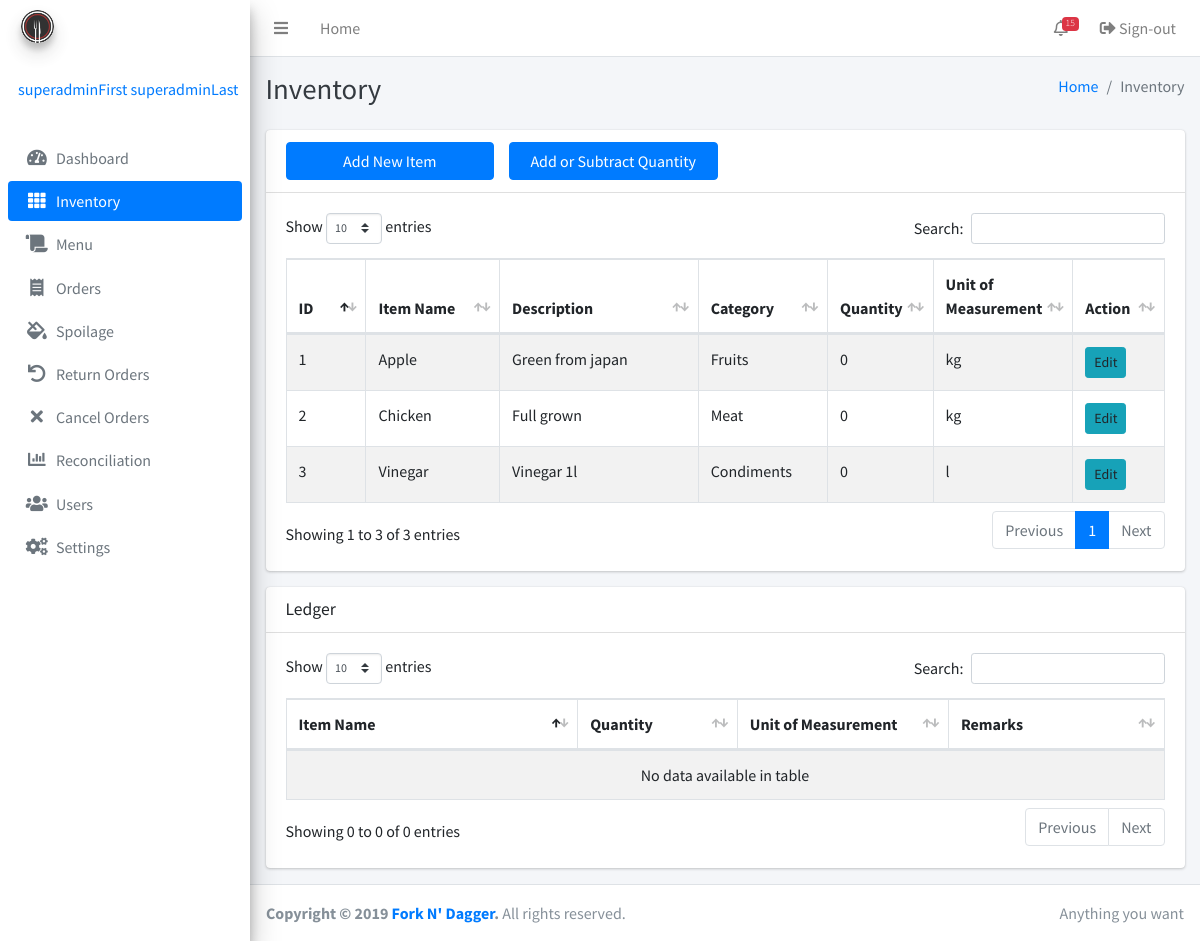
The page /inventory.php (signed in) on the database as committed earlier.
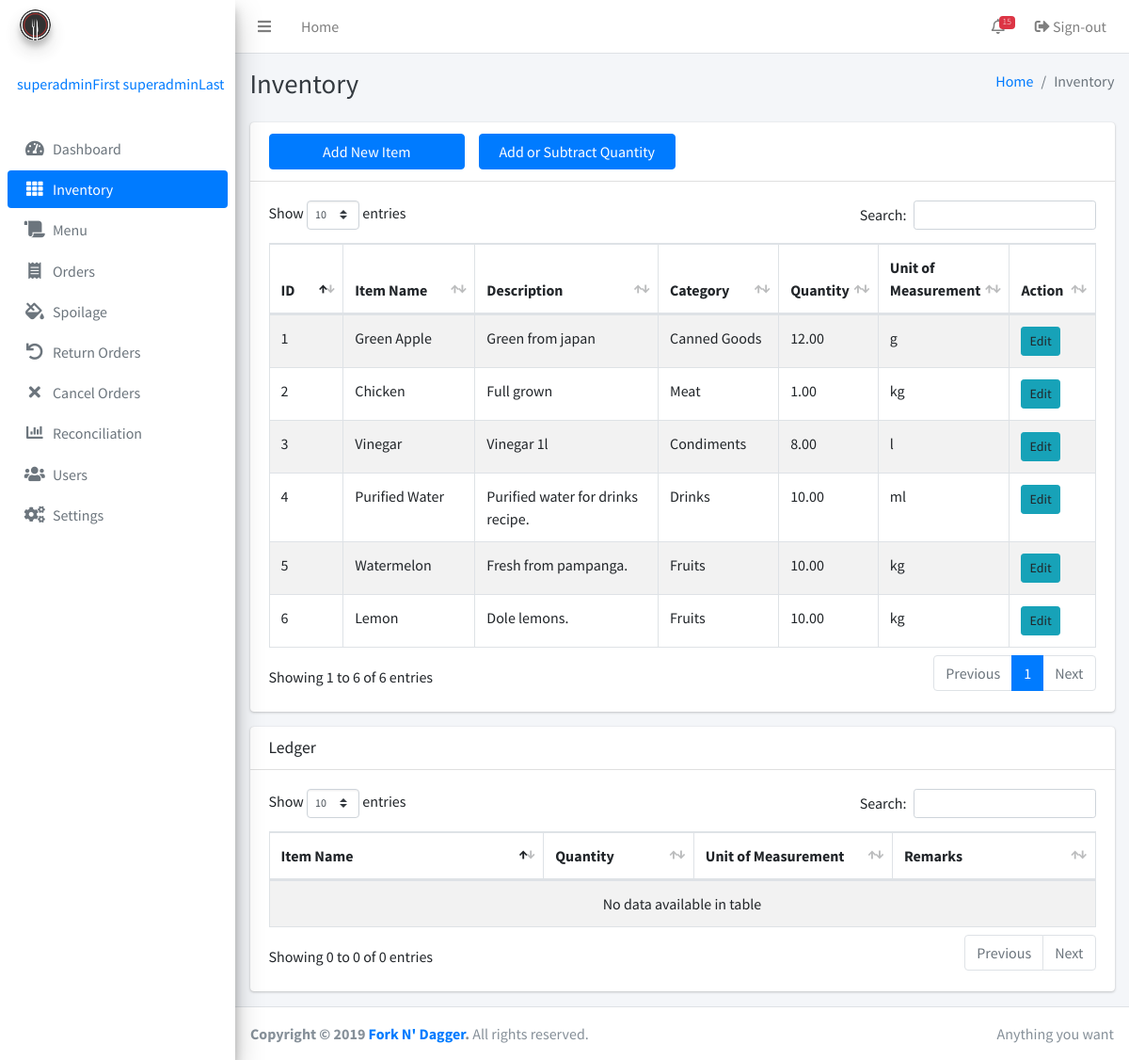
The same page on the database as committed later.
### tables this page shows
CREATE TABLE IF NOT EXISTS `inventory` (
  `id` bigint(255) NOT NULL AUTO_INCREMENT,
  `itemname` varchar(255) NOT NULL,
  `description` varchar(255) NOT NULL,
  `quantity` decimal(65,2) UNSIGNED NOT NULL,
  `categoryID` int(255) DEFAULT NULL,
  `unitID` int(255) DEFAULT NULL,
  `timestamp` timestamp(6) NOT NULL,
  `adminID` int(255) NOT NULL,
  PRIMARY KEY (`id`)
);

CREATE TABLE IF NOT EXISTS `category` (
  `id` bigint(255) NOT NULL AUTO_INCREMENT,
  `categoryname` varchar(255) NOT NULL,
  PRIMARY KEY (`id`),
  UNIQUE KEY `categoryname` (`categoryname`)
);

CREATE TABLE IF NOT EXISTS `uom` (
  `id` bigint(255) NOT NULL AUTO_INCREMENT,
  `uomname` varchar(255) NOT NULL,
  PRIMARY KEY (`id`),
  UNIQUE KEY `name` (`uomname`)
);

### inc/session.php (called while the page is built, shortened)
<?php
	include 'inc/conn.php';;
	if(isset($_SESSION['admin'])){
		$query = $conn -> prepare("SELECT * FROM admins WHERE id = ? ");
		$query -> bind_param("s", $variable);
		$query -> execute();
		$result = $query->get_result();
		$user = mysqli_fetch_assoc($result);
		$role = $user['role'];
	}
	else{
		header('location: home.php');
		exit();
	}
?>

### inventory.php (the view, shortened to what this page needs)
<?php include 'inc/session.php'; ?>
<?php include 'inc/header.php'; ?>
<body class="hold-transition sidebar-mini">
<div class="wrapper">
<?php
include 'inc/navbar.php'; ?>
<div class="content-wrapper">
<?php if ($role == 'Super User'): ?>
    <div class="content-header">
      <div class="container-fluid">
        <div class="row mb-2">
          <div class="col-sm-6">
            <h1 class="m-0 text-dark">Inventory</h1>
          </div>
          <div class="col-sm-6">
            <ol class="breadcrumb float-sm-right">
              <li class="breadcrumb-item"><a href="#">Home</a></li>
              <li class="breadcrumb-item active">Inventory</li>
            </ol>
          </div>
        </div>
      </div>
    </div>
    <div class="content">
      <div class="container">
        <div class="row">
          <div class="col-12">
            <div class="card">
              <div class="card-header">
                <div class="row">
                  <div class="col-3">
                  <button type="button" class="btn btn-block btn-primary" data-toggle="modal" data-target="#item">Add New Item</button>
                  </div>
                  <div class="col-3">
                  <button type="button" class="btn btn-block btn-primary" data-toggle="modal" data-target="#quantity">Add or Subtract Quantity</button>
                  </div>
                </div>
              </div>
              <div class="card-body">
                <table class="table table-bordered table-striped display">
                  <thead>
                  <tr>
                    <th width="50">ID</th>
                    <th width="120">Item Name</th>
                    <th width="200">Description</th>
                    <th width="100">Category</th>
                    <th width="50">Quantity</th>
                    <th width="30">Unit of Measurement</th>
                    <th width="50">Action</th>
                  </tr>
                  </thead>
                  <tbody>
                  <?php
                  $result3 = mysqli_query($conn, "SELECT *, inventory.id as 'invID' FROM inventory left join category on inventory.categoryID = category.id left join uom on inventory.unitID = uom.id");
                  while ($row = mysqli_fetch_array($result3)) {
                        ?>
                  <tr>
                    <td><?php echo $row['invID'];?></td>
                    <td><?php echo ucwords($row['itemname']);?></td>
                    <td><?php echo ucfirst($row['description']);?></td>
                    <td><?php echo ucwords($row['categoryname']);?></td>
                    <td><?php echo $row['quantity'];?></td>
                    <td><?php echo strtolower($row['uomname']);?></td>
                    <td><a data-toggle="modal" data-target='#view<?php echo $row['invID']; ?>' class="btn btn-info btn-sm m-0">Edit</a></td>
                  </tr>
                  <?php   } ?>
                  </tbody>
                </table>
              </div>
            </div>
          </div>
        </div>
        <div class="row">
          <div class="col-12">
            <div class="card">
              <div class="card-header">
                <h3 class="card-title">Ledger</h3>
              </div>
              <div class="card-body">
                <table class="table table-bordered table-striped display">
                  <thead>
                  <tr>
                    <th width="150">Item Name</th>
                    <th width="30">Quantity</th>
                    <th width="30">Unit of Measurement</th>
                    <th width="100">Remarks</th>
                  </tr>
                  </thead>
                  <tbody>
                  </tbody>
                </table>
              </div>
            </div>
          </div>
        </div>
      </div>
    </div>
</div>
<?php else: ?>
  <?php include 'forbidden.php'; ?>
<?php endif ?>
  <?php include 'inc/footer.php'; ?>
</div>
</body>
</html>

Rows that differ between the two databases and show on the page:
changed inventory "Green from japan": itemname "Apple" → "Green Apple"; categoryID.categoryname "Fruits" → "Canned Goods"; quantity "0" → "12.00"; uom.uomname "kg" → "g"
changed inventory "Chicken": quantity "0" → "1.00"
changed inventory "Vinegar": quantity "0" → "8.00"
added inventory: id "4", itemname "Purified Water", description "Purified water for drinks recipe.", categoryID.categoryname "Drinks", quantity "10.00", uom.uomname "ml"
added inventory: id "5", itemname "Watermelon", description "Fresh from pampanga.", categoryID.categoryname "Fruits", quantity "10.00", uom.uomname "kg"
added inventory: id "6", itemname "Lemon", description "Dole lemons.", categoryID.categoryname "Fruits", quantity "10.00", uom.uomname "kg"
Other text that changed with them:
text written by a page script: "Show entries Search: Showing 1 to 3 of 3 entries Previous 1 Next" → "Show entries Search: Showing 1 to 6 of 6 entries Previous 1 Next"
